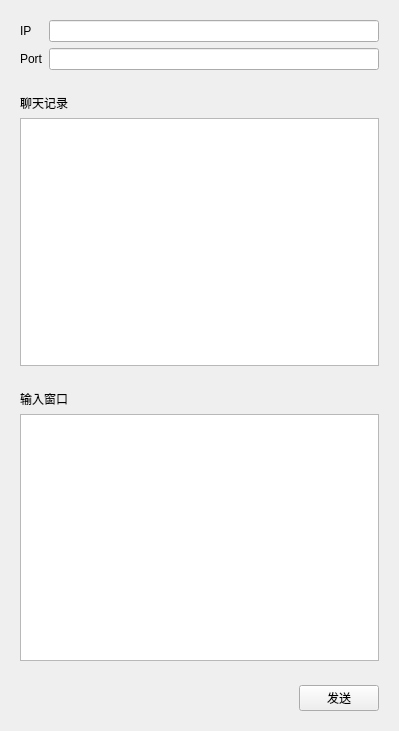
<?xml version="1.0" encoding="UTF-8"?>
<ui version="4.0">
 <class>Server</class>
 <widget class="QWidget" name="Server">
  <property name="geometry">
   <rect>
    <x>0</x>
    <y>0</y>
    <width>399</width>
    <height>731</height>
   </rect>
  </property>
  <property name="windowTitle">
   <string>Server</string>
  </property>
  <layout class="QVBoxLayout" name="verticalLayout_3">
   <item>
    <widget class="QWidget" name="widget" native="true">
     <layout class="QGridLayout" name="gridLayout">
      <item row="0" column="0">
       <widget class="QLabel" name="label">
        <property name="text">
         <string>IP</string>
        </property>
       </widget>
      </item>
      <item row="0" column="1">
       <widget class="QLineEdit" name="sIP"/>
      </item>
      <item row="1" column="0">
       <widget class="QLabel" name="label_2">
        <property name="text">
         <string>Port</string>
        </property>
       </widget>
      </item>
      <item row="1" column="1">
       <widget class="QLineEdit" name="sPort"/>
      </item>
     </layout>
    </widget>
   </item>
   <item>
    <widget class="QWidget" name="widget_2" native="true">
     <layout class="QVBoxLayout" name="verticalLayout">
      <item>
       <widget class="QLabel" name="label_3">
        <property name="text">
         <string>聊天记录</string>
        </property>
       </widget>
      </item>
      <item>
       <widget class="QTextEdit" name="record"/>
      </item>
     </layout>
    </widget>
   </item>
   <item>
    <widget class="QWidget" name="widget_3" native="true">
     <layout class="QVBoxLayout" name="verticalLayout_2">
      <item>
       <widget class="QLabel" name="label_4">
        <property name="text">
         <string>输入窗口</string>
        </property>
       </widget>
      </item>
      <item>
       <widget class="QTextEdit" name="msg"/>
      </item>
     </layout>
    </widget>
   </item>
   <item>
    <widget class="QWidget" name="widget_4" native="true">
     <layout class="QHBoxLayout" name="horizontalLayout">
      <item>
       <spacer name="horizontalSpacer">
        <property name="orientation">
         <enum>Qt::Horizontal</enum>
        </property>
        <property name="sizeHint" stdset="0">
         <size>
          <width>269</width>
          <height>20</height>
         </size>
        </property>
       </spacer>
      </item>
      <item>
       <widget class="QPushButton" name="send">
        <property name="text">
         <string>发送</string>
        </property>
       </widget>
      </item>
     </layout>
    </widget>
   </item>
  </layout>
 </widget>
 <resources/>
 <connections/>
</ui>
